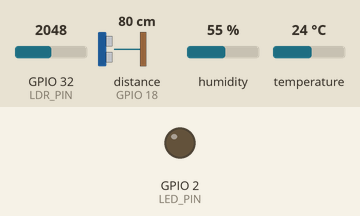
The sketch below on a simulated ESP32. Shown: output pins drawn as LEDs (lit = HIGH). Wiring (inferred from the names in the program): ultrasonic range finder: trigger GPIO 5; echo GPIO 18. Inputs (shaded band) come from the test bench; at power-on: distance to the obstacle (sensor on GPIO 18) 80 cm, GPIO 32 (LDR_PIN) = 2048, humidity 55 %, temperature 24 °C (analog values on the 0–4095 scale). The echo pulse lasts 58.3 µs per cm; WiFi joins after 1.5 s; servers stay silent unless stated; random numbers use the default seed unless the sketch sets one; no MQTT or app messages arrive unless stated; pins used as bus, display or sensor lines are not drawn; what the sketch prints to the serial monitor is not drawn.

Above: at 2.7 s.
2.8 s: distance to the obstacle (sensor on GPIO 18) set to 12 cm
5.5 s: distance to the obstacle (sensor on GPIO 18) set to 9 cm
At 6.5 s:
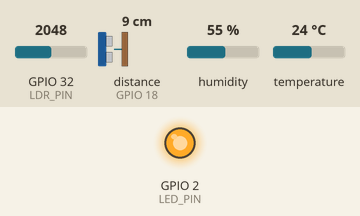
8.2 s: distance to the obstacle (sensor on GPIO 18) set to 18 cm
At 10.7 s:
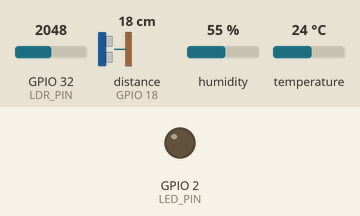
11.5 s: distance to the obstacle (sensor on GPIO 18) set to 2 cm
At 12.6 s:
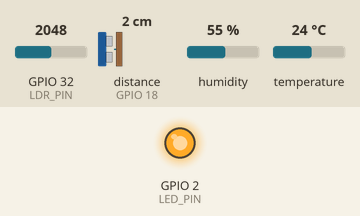
Timing chart, 0 to 14.5 s (numbered marks = the images above; inputs shaded):
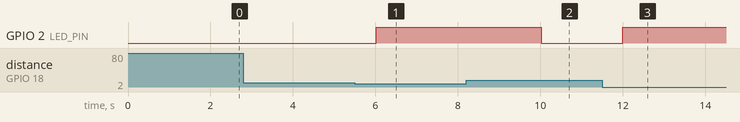

Measured:
- the behaviour switches between 11 and 10 cm on distance to the obstacle (sensor on GPIO 18) (found by bisection; images 0 and 1)
- after the input at 2.8 s, every drawn part: stays the same
- after the input at 5.5 s, GPIO 2 (LED_PIN): LOW → HIGH after 0.52 s
- after the input at 8.2 s, GPIO 2 (LED_PIN): HIGH → LOW after 1.8 s
- after the input at 11.5 s, GPIO 2 (LED_PIN): LOW → HIGH after 0.50 s

The sketch:

LAB3_MQTT.ino
```cpp
#include <WiFi.h>
#include <PubSubClient.h>
#include <DHT.h>

const char* ssid = "C_mispot";
const char* password = "C_miPermit";
const char* mqtt_server = "10.232.107.137";
const char* mqtt_topic = "esp32/sensors";

#define DHTPIN 4
#define DHTTYPE DHT11

constexpr int LDR_PIN   = 32;
constexpr int TRIG_PIN  = 5;
constexpr int ECHO_PIN  = 18;
constexpr int LED_PIN   = 2;

DHT dht(DHTPIN, DHTTYPE);

const unsigned long PRINT_INTERVAL_MS = 2000;

WiFiClient espClient;
PubSubClient client(espClient);

unsigned long previousMillis = 0;

void setup_wifi() {

  delay(10);

  Serial.println();
  Serial.print("Connecting to WiFi: ");
  Serial.println(ssid);

  WiFi.mode(WIFI_STA);
  WiFi.begin(ssid, password);

  while (WiFi.status() != WL_CONNECTED) {
    delay(500);
    Serial.print(".");
  }

  Serial.println();
  Serial.println("WiFi connected!");

  Serial.print("ESP32 IP Address: ");
  Serial.println(WiFi.localIP());
}

void reconnect_mqtt() {

  while (!client.connected()) {

    Serial.print("Connecting to MQTT broker...");

    String clientId = "ESP32Client-";
    clientId += String(random(0xffff), HEX);

    if (client.connect(clientId.c_str())) {

      Serial.println(" connected!");

    } else {

      Serial.print(" failed, rc=");
      Serial.print(client.state());
      Serial.println(" retrying in 5 seconds");

      delay(5000);
    }
  }
}

void setup() {

  Serial.begin(115200);

  analogReadResolution(12);

  dht.begin();

  pinMode(TRIG_PIN, OUTPUT);
  pinMode(ECHO_PIN, INPUT);
  pinMode(LED_PIN, OUTPUT);

  digitalWrite(TRIG_PIN, LOW);
  digitalWrite(LED_PIN, LOW);

  setup_wifi();

  client.setServer(mqtt_server, 1883);

  Serial.println("DHT11 + LDR + Ultrasonic Sensor Ready");
}

void loop() {

  if (!client.connected()) {
    reconnect_mqtt();
  }

  client.loop();

  unsigned long currentMillis = millis();

  if (currentMillis - previousMillis >= PRINT_INTERVAL_MS) {

    previousMillis = currentMillis;

    float temperature = dht.readTemperature();
    float humidity = dht.readHumidity();

    if (isnan(temperature) || isnan(humidity)) {

      Serial.println("DHT11 Read Failed!");

      temperature = 0;
      humidity = 0;
    }

    int ldrRaw = analogRead(LDR_PIN);

    int lightPercent = map(ldrRaw, 0, 4095, 0, 100);
    lightPercent = constrain(lightPercent, 0, 100);

    digitalWrite(TRIG_PIN, LOW);
    delayMicroseconds(2);

    digitalWrite(TRIG_PIN, HIGH);
    delayMicroseconds(10);

    digitalWrite(TRIG_PIN, LOW);

    long duration = pulseIn(ECHO_PIN, HIGH, 30000);

    float distance = -1.0;

    if (duration > 0) {

      distance = (duration * 343.0) / 20000.0;

    }

    // ======================================================
    // 🔥 LED LOGIC - ADDED!
    // LED turns ON when:
    //   - Temperature > 35°C  OR
    //   - Distance < 10cm (and valid reading)
    // ======================================================
    if (temperature > 35 || (distance > 0 && distance < 10)) {
        digitalWrite(LED_PIN, HIGH);   // LED ON
        Serial.println("🔴 DANGER! LED ON");
    } else {
        digitalWrite(LED_PIN, LOW);    // LED OFF
    }
    // ======================================================

    Serial.print("Temperature: ");
    Serial.print(temperature);
    Serial.print(" °C");

    Serial.print(" | Humidity: ");
    Serial.print(humidity);
    Serial.print("%");

    Serial.print(" | Light: ");
    Serial.print(lightPercent);
    Serial.print("% (Raw: ");
    Serial.print(ldrRaw);
    Serial.print(")");

    Serial.print(" | Distance: ");

    if (distance >= 0) {

      Serial.print(distance, 1);
      Serial.println(" cm");

    } else {

      Serial.println("TIMEOUT");

    }

    char msgBuffer[150];

    snprintf(msgBuffer,
             sizeof(msgBuffer),
             "{\"temperature\":%.1f,\"humidity\":%.1f,\"ldr\":%d,\"distance\":%.1f}",
             temperature,
             humidity,
             lightPercent,
             distance >= 0 ? distance : 0.0);

    if (client.publish(mqtt_topic, msgBuffer)) {

      Serial.println("MQTT message sent successfully.");

    } else {

      Serial.println("MQTT publish failed!");

    }

  }
}
```
